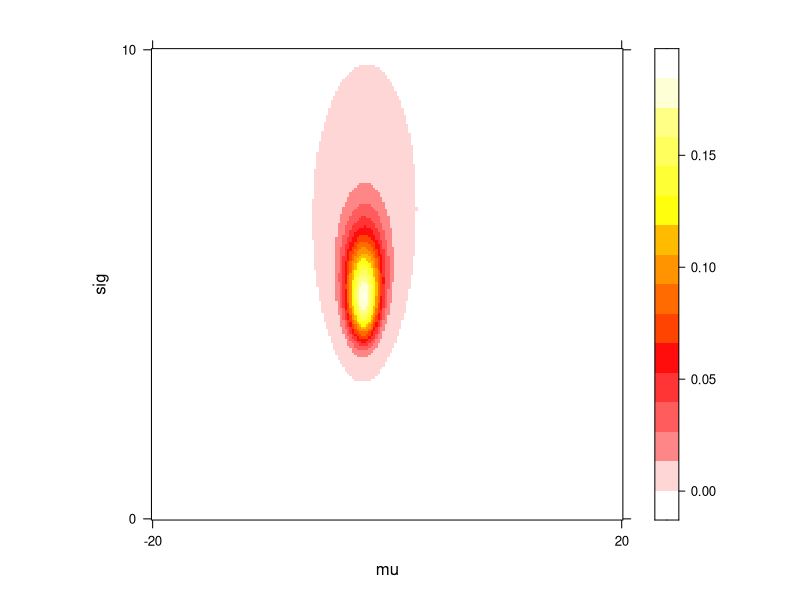
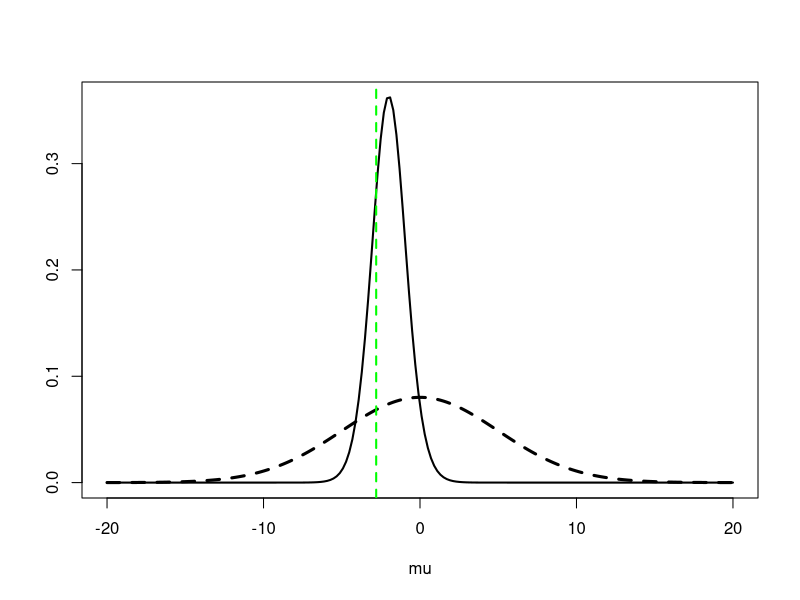
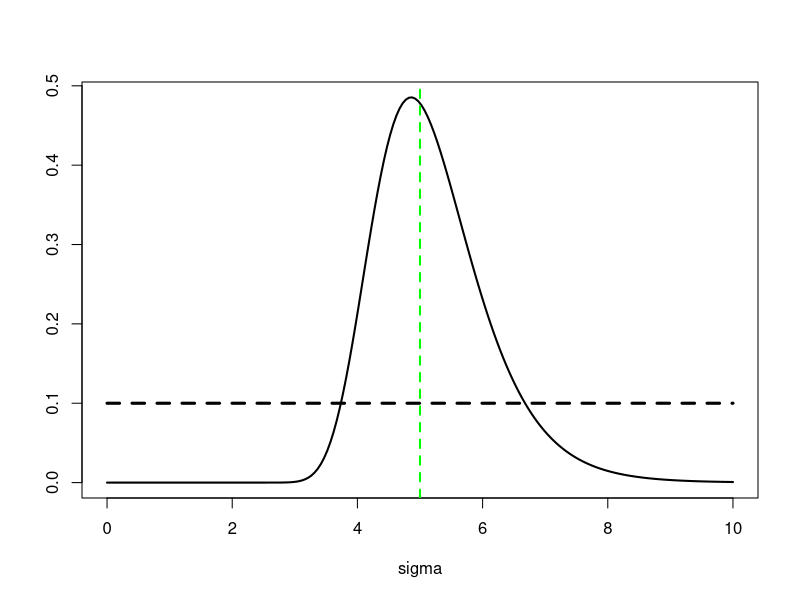

These figures' R source, in order:
## ---- chunk 1
# clear work space
rm(list = ls())
#set random seed
set.seed(123)
## ---- chunk 2
nObs = 20

# define priors for mu
muMean = 0 
muSd = 5

#define priors for sigma
sigMin = 0 
sigMax = 10

# choose sim true parameters
muTrue = -2.8
sigTrue = 5
## ---- chunk 3
nGridPoints = 200
muGridMin = -20
muGridMax = 20
sigGridMin = 0
sigGridMax = 10
muGrid = seq(muGridMin, muGridMax,length.out = nGridPoints)
sigGrid = seq(sigGridMin, sigGridMax,length.out = nGridPoints)
muGridSize = (muGridMax - muGridMin) / nGridPoints
sigGridSize = (sigGridMax - sigGridMin) / nGridPoints
## ---- chunk 4
# generate prior matrix
buildPriors = function(meanMean, meanSD, sdMin, sdMax) {
  #initialize prior matrix
  priorM = matrix(rep(0, nGridPoints ^ 2 ),
                  nrow = nGridPoints,
                  ncol = nGridPoints,
                  byrow = TRUE)
  #fill out the prior matrix
  for (row in 1:nGridPoints) {
    for (col in 1:nGridPoints) {
      priorM[row,col] = muPrior[row] * sigPrior[col]
    }
  }
  #normalize the prior matrix
  priorM = priorM / sum(priorM)
  priorM = priorM / (muGridSize & sigGridSize)
  #return the prior matrix
  return(priorM)
}

# compute posterior
computePost = function(data, priorM){
  #initialize posterior matrix
  postM = matrix(rep(-1, nGridPoints ^ 2 ),
                 nrow = nGridPoints,
                 ncol = nGridPoints,
                 byrow = TRUE)
  #fill out the posterior matrix
  for (row in 1:nGridPoints) {
    for (col in 1:nGridPoints) {
      muVal = muGrid[row]
      sigVal = sigGrid[col]
      #compute data likelihood
      loglike = sum(log(dnorm(data, muVal, sigVal)))
      # update posterior matrix cell
      postM[row,col] =  exp(loglike) * priorM[row,col]
    }
  }
  # normalize the posterior & return
  postM = postM / sum(postM * muGridSize * sigGridSize)
  return(postM)
}
## ---- chunk 5
# build priors
muPrior = dnorm(muGrid,muMean,muSd)
muPrior = muPrior / ( sum(muPrior) * muGridSize)
sigPrior = dunif(sigGrid,sigMin,sigMax)
sigPrior = sigPrior / ( sum(sigPrior) * sigGridSize )
priorM = buildPriors(muMean, muSd, sigMin, sigMax)

# simulate data
data = rnorm(nObs, muTrue, sigTrue)
# compute posterior
postM = computePost(data, priorM)

# computer marginal posterior distributions
margMu = rowSums(postM * sigGridSize)
margSig = colSums(postM * muGridSize)
## ---- chunk 6
# visualize joint posterior
library(lattice)
new.palette=colorRampPalette(c("white","red","yellow","white"),space="rgb")
levelplot(postM, col.regions=new.palette(20),
          xlab = "mu", ylab = "sig",
          #main = paste("muTrue = ", muTrue, ", sigTrue = ", sigTrue),
          scales=list(x=list(at=c(1,nGridPoints), labels=c(muGridMin,muGridMax)),
                     y=list(at=c(1,nGridPoints), labels=c(sigGridMin,sigGridMax))))
## ---- chunk 7
# visualize marginal posterior for mu
plot(muGrid, margMu, type="l", lwd=2,
     xlab = "mu", ylab = "")
points(muGrid,muPrior, type="l", lwd=3, lty=2)
abline(v=muTrue, lwd=2, lty=2,col="green")

## ---- chunk 8
# look at marginal posterior for Sigma
plot(sigGrid, margSig, type="l", lwd=2,
     xlab = "sigma", ylab = "")
points(sigGrid,sigPrior, type="l", lwd=3, lty=2)
abline(v=sigTrue, lwd=2, lty=2,col="green")
